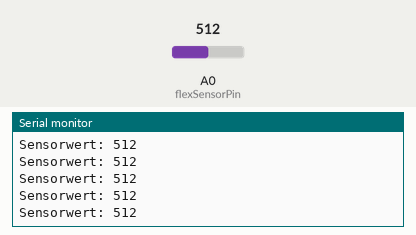
Simulated run of this sketch. Board: Arduino Uno, built with avr-gcc and run on an emulated ATmega328P. On the bench: the last lines printed to the serial monitor. The test bench sets the inputs (shaded band); at power-on: A0 (flexSensorPin) = 512.

Above: at 1.2 s.
1.3 s: A0 (flexSensorPin) set to 716
At 1.31 s:
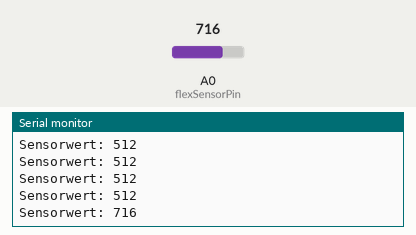
2.8 s: A0 (flexSensorPin) set to 900
At 2.82 s:
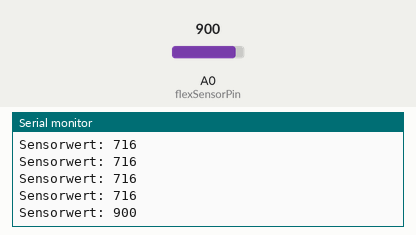
Timing chart, 0 to 5.8 s (numbered marks = the images above; inputs shaded):
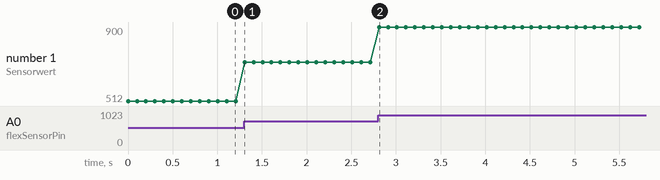

The sketch:

Flexsensor.ino
```cpp
const int flexSensorPin = A0;  // Flexsensor an Pin A0 angeschlossen
int sensorValue = 0;          // Variable zum Speichern des Sensorwerts

void setup() {
  Serial.begin(9600);        // Initialisiere die serielle Kommunikation mit 9600 Baud
}

void loop() {
  sensorValue = analogRead(flexSensorPin); // Lese den analogen Wert vom Flexsensor

  Serial.print("Sensorwert: ");
  Serial.println(sensorValue);           // Gib den Sensorwert auf der Konsole aus

  delay(100);                           // Warte 100 Millisekunden, bevor die nächste Messung erfolgt
}
```

Measured:
- after the input at 1.3 s, the serial monitor: prints a new line at once (image 1)
- after the input at 2.8 s, the serial monitor: prints a new line at once (image 2)
- plotted number 1: 512 → 716 after the input at 1.3 s, 716 → 900 after the input at 2.8 s
